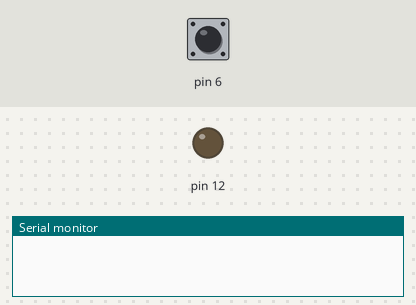
Simulated run of this sketch. Board: Arduino Uno, built with avr-gcc and run on an emulated ATmega328P. Parts: output pins drawn as LEDs (lit = HIGH), the last lines printed to the serial monitor. Inputs (shaded band) come from the test bench; at power-on: pin 6 LOW.

Above: at 1.2 s.
1.3 s: pin 6 driven HIGH
At 1.35 s:
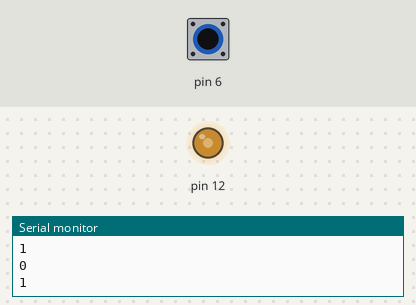
4.3 s: pin 6 pulsed LOW 2 times (0.12 s each, 0.3 s apart)
At 4.75 s:
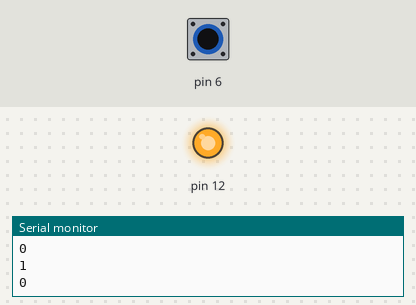
7.3 s: pin 6 driven LOW
Timing chart, 0 to 10.3 s (numbered marks = the images above; inputs shaded):
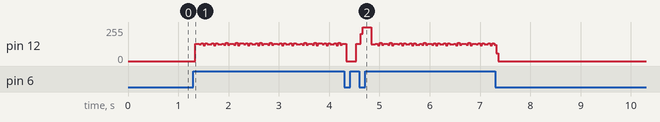

The sketch:

pushONpushoff.ino
```cpp
int i =0;
void setup() {
   pinMode(6,INPUT);
   pinMode(12,OUTPUT);
   Serial.begin(9600);

}

void loop() {
//run ทุกครั้งที่กดปุ่ม

 while(digitalRead(6)==HIGH){
    if(i==0){
      digitalWrite(12,HIGH);
      Serial.println(i);
      i+=1;
      }
    else{
      digitalWrite(12,LOW);
      Serial.println(i);
      i=i-1;
      }

  }

  delay(100);//เผื่อเวลาให้ยกนิ้วออกจากปุ่ม

}
```
